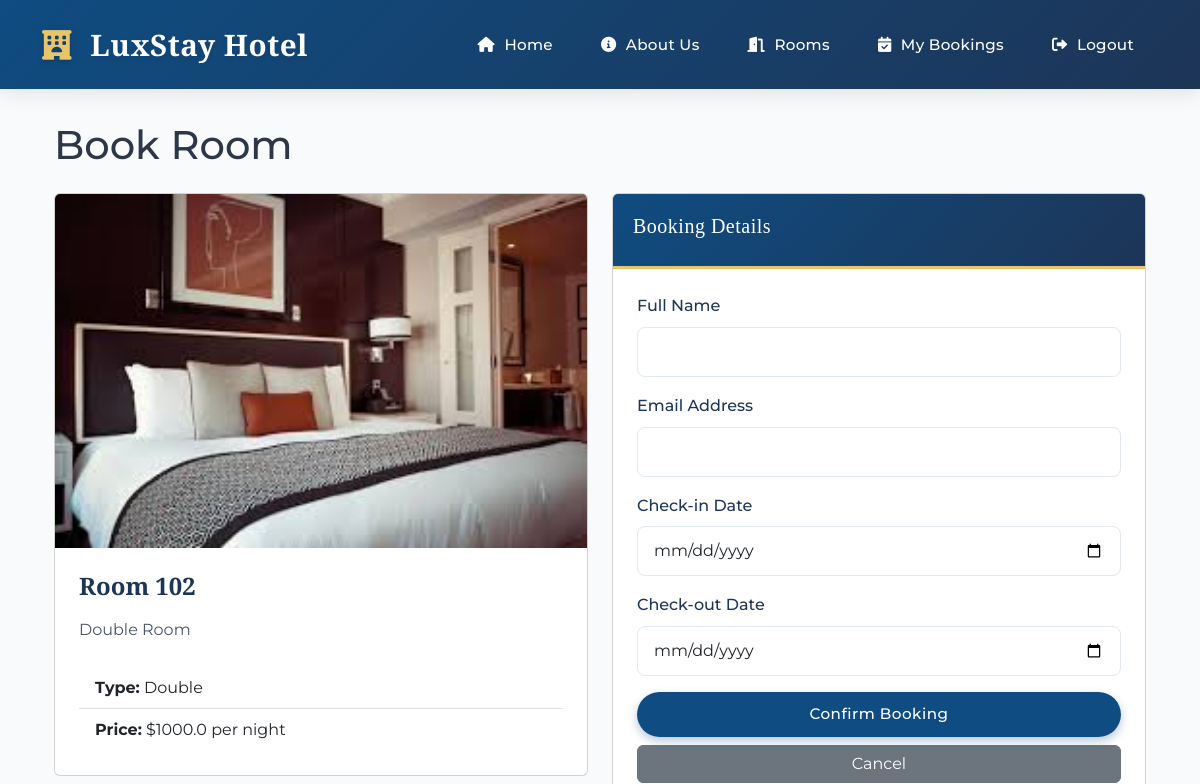
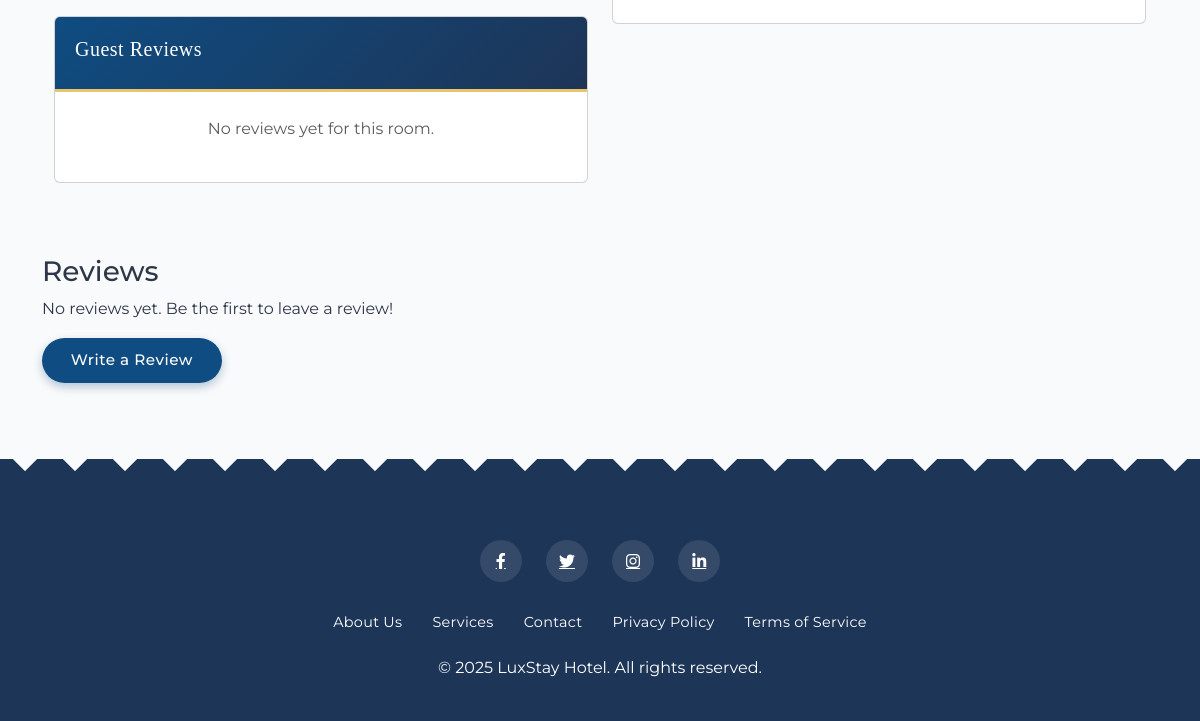
Page /book/2 (signed in) on the earlier database version (2 pictures, top to bottom).
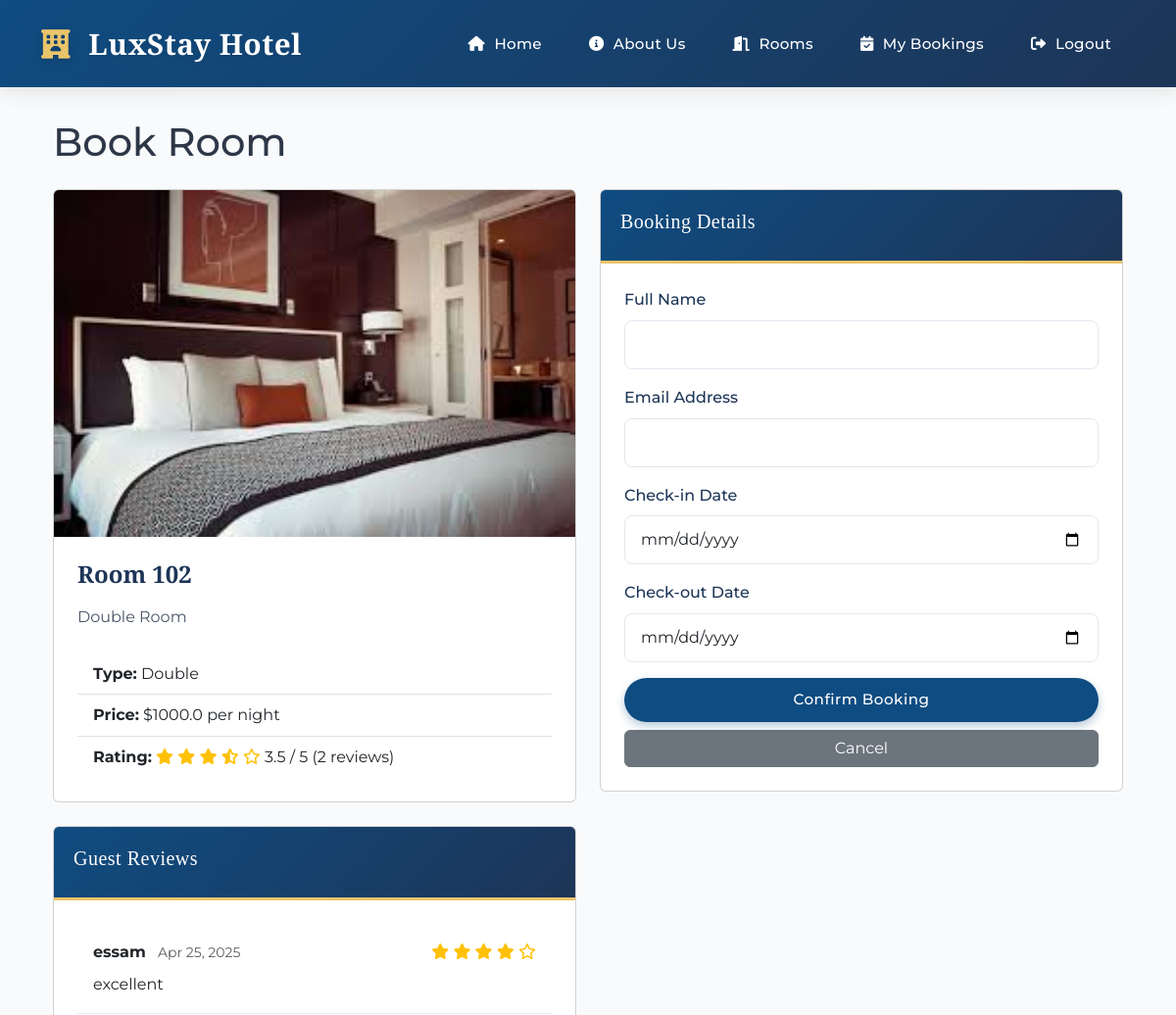
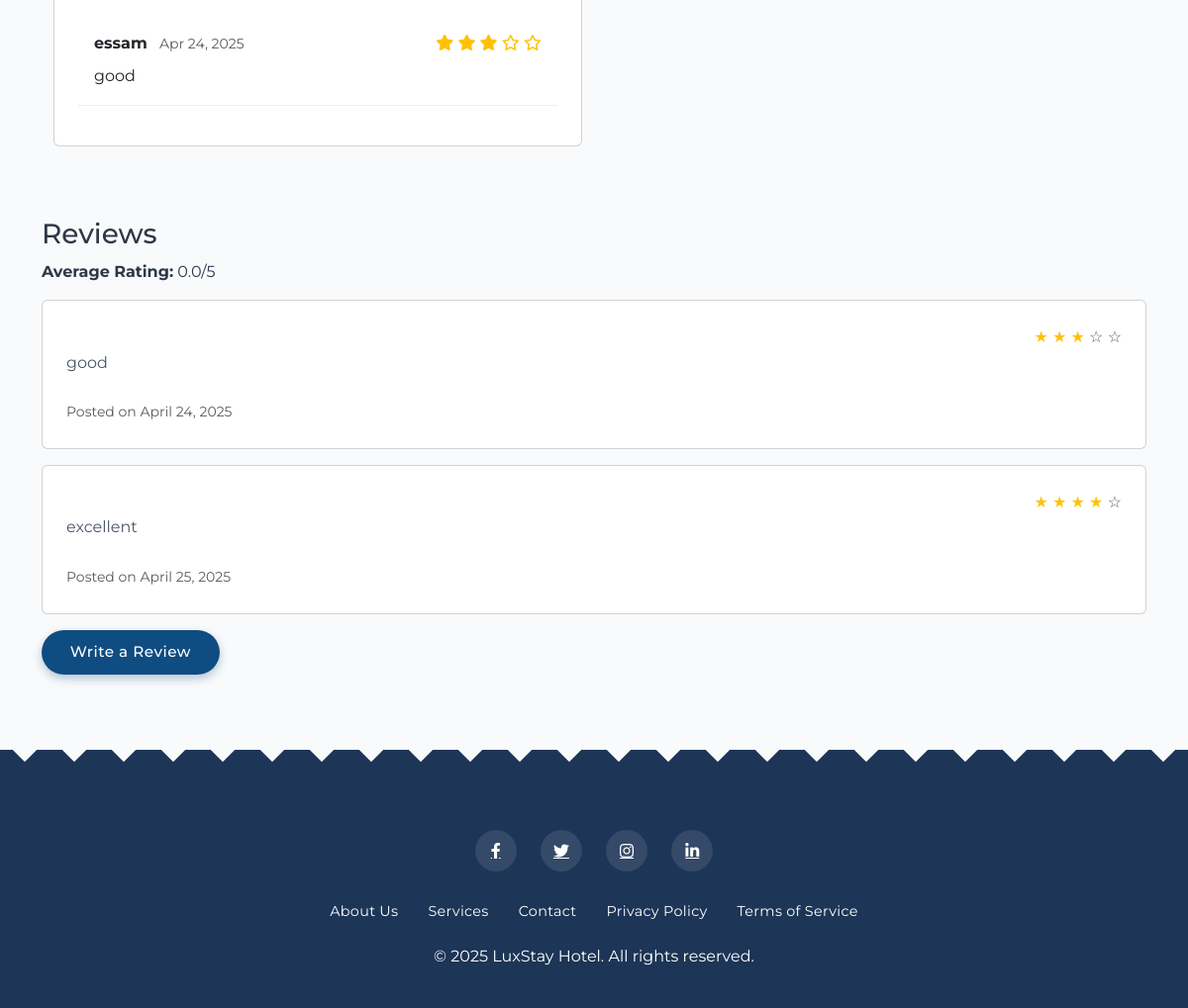
Same page on the later database version (2 pictures, top to bottom).
### models.py (models this page shows, shortened)
class Room(db.Model):
    __tablename__ = 'rooms'
    r_id = db.Column(db.Integer, primary_key=True)
    room_no = db.Column(db.String(10), unique=True, nullable=False)
    type = db.Column(db.String(50), nullable=False)
    price = db.Column(db.Float, nullable=False)
    is_available = db.Column(db.Boolean, default=True)
    rating = db.Column(db.Float, default=0.0)
    bookings = db.relationship('Booking', backref='room', lazy=True)
    reviews = db.relationship('Review', backref='room', lazy=True)
    @property
    def average_rating(self):
        reviews = Review.query.filter_by(room_id=self.id).all()
        if not reviews:
            return None
        return sum(review.rating for review in reviews) / len(reviews)

class Review(db.Model):
    __tablename__ = 'reviews'
    id = db.Column(db.Integer, primary_key=True)
    user_id = db.Column(db.Integer, db.ForeignKey('users.id'), nullable=False)
    room_id = db.Column(db.Integer, db.ForeignKey('rooms.r_id'), nullable=False)
    rating = db.Column(db.Integer, nullable=False)
    comment = db.Column(db.Text)
    review_date = db.Column(db.DateTime, default=datetime.utcnow)

class User(db.Model, UserMixin):
    __tablename__ = 'users'
    id = db.Column(db.Integer, primary_key=True)
    name = db.Column(db.String(100), nullable=False)
    email = db.Column(db.String(100), unique=True, nullable=False)
    password = db.Column(db.String(200), nullable=False)
    phone = db.Column(db.String(20))
    role = db.Column(db.String(20), default='customer')
    bookings = db.relationship('Booking', backref='user', lazy=True)
    reviews = db.relationship('Review', backref='user', lazy=True)

### routes.py (the view, shortened to what this page needs)
@app.route('/book/<int:room_id>', methods=['GET', 'POST'])
@login_required
def book_room(room_id):
    room = Room.query.get_or_404(room_id)
    form = BookingForm()
    reviews = Review.query.filter_by(room_id=room_id).order_by(Review.review_date.desc()).all()
    total_rating = sum(review.rating for review in reviews) if reviews else 0
    avg_rating = total_rating / len(reviews) if reviews else 0
    return render_template('book.html', room=room, form=form, reviews=reviews, avg_rating=avg_rating)

### templates/book.html (shortened to what this page needs)
{% extends "base.html" %}
{% block content %}
<div class="container">
    <h1 class="mb-4">Book Room</h1>
    <div class="row">
        <div class="col-md-6">
            <div class="card mb-4">
                <img src="{{ url_for('static', filename='images/room-' + room.r_id|string + '.jpg') }}"
                     class="card-img-top" alt="Room {{ room.room_no }}"
                     onerror="this.src='{{ url_for('static', filename='images/room1.jpeg') }}'">
                <div class="card-body">
                    <h5 class="card-title">Room {{ room.room_no }}</h5>
                    <p class="card-text">{{ room.type }} Room</p>
                    <ul class="list-group list-group-flush">
                        <li class="list-group-item"><strong>Type:</strong> {{ room.type }}</li>
                        <li class="list-group-item"><strong>Price:</strong> ${{ room.price }} per night</li>
                        {% if avg_rating > 0 %}
                        <li class="list-group-item">
                            <strong>Rating:</strong>
                            <span class="rating-display">
                                {% for i in range(5) %}
                                    {% if i < avg_rating|int %}
                                        <i class="fas fa-star text-warning"></i>
                                    {% elif i < avg_rating|round(0, 'ceil') and (avg_rating - i) >= 0.5 %}
                                        <i class="fas fa-star-half-alt text-warning"></i>
                                    {% else %}
                                        <i class="far fa-star text-warning"></i>
                                    {% endif %}
                                {% endfor %}
                                {{ avg_rating|round(1) }} / 5 ({{ reviews|length }} reviews)
                            </span>
                        </li>
                        {% endif %}
                    </ul>
                </div>
            </div>
            <div class="card mb-4">
                <div class="card-header">
                    <h5>Guest Reviews</h5>
                </div>
                <div class="card-body">
                    {% if reviews %}
                        <div class="reviews-container">
                            {% for review in reviews %}
                                <div class="review-item mb-3 p-3 {% if loop.index > 3 %}d-none more-reviews{% endif %}" style="border-bottom: 1px solid #eee;">
                                    <div class="d-flex justify-content-between align-items-center mb-2">
                                        <div>
                                            <strong>{{ review.user.name }}</strong>
                                            <span class="text-muted small ms-2">{{ review.review_date.strftime('%b %d, %Y') }}</span>
                                        </div>
                                        <div class="rating-display">
                                            {% for i in range(5) %}
                                                {% if i < review.rating %}
                                                    <i class="fas fa-star text-warning"></i>
                                                {% else %}
                                                    <i class="far fa-star text-warning"></i>
                                                {% endif %}
                                            {% endfor %}
                                        </div>
                                    </div>
                                    <p class="mb-0">{{ review.comment }}</p>
                                </div>
                            {% endfor %}
                        </div>
                    {% else %}
                        <p class="text-center text-muted">No reviews yet for this room.</p>
                    {% endif %}
                </div>
            </div>
        </div>
        <div class="col-md-6">
            <div class="card">
                <div class="card-header">
                    <h5>Booking Details</h5>
                </div>
                <div class="card-body">
                    <form method="POST">
                        <div class="mb-3">
                            <label for="name" class="form-label">Full Name</label>
                            {{ form.name(class="form-control", id="name") }}
                        </div>
                        <div class="mb-3">
                            <label for="email" class="form-label">Email Address</label>
                            {{ form.email(class="form-control", id="email") }}
                        </div>
                        <div class="mb-3">
                            <label for="check_in" class="form-label">Check-in Date</label>
                            {{ form.check_in(class="form-control", id="check_in") }}
                        </div>
                        <div class="mb-3">
                            <label for="check_out" class="form-label">Check-out Date</label>
                            {{ form.check_out(class="form-control", id="check_out") }}
                        </div>
                        <div class="d-grid gap-2">
                            <button type="submit" class="btn btn-primary">Confirm Booking</button>
                            <a href="{{ url_for('rooms') }}" class="btn btn-secondary">Cancel</a>
                        </div>
                    </form>
                </div>
            </div>
        </div>
    </div>
</div>
<div class="reviews mt-5">
    <h3>Reviews</h3>
    {% if room.reviews %}
        <div class="average-rating mb-3">
            <strong>Average Rating:</strong> {{ "%.1f"|format(room.average_rating|default(0)) }}/5
        </div>
        {% for review in room.reviews %}
            <div class="card mb-3">
                <div class="card-body">
                    <div class="d-flex justify-content-between">
                        <div class="rating">
                            {% for i in range(5) %}
                                {% if i < review.rating %}
                                    <span class="text-warning">★</span>
                                {% else %}
                                    <span class="text-muted">☆</span>
                                {% endif %}
                            {% endfor %}
                        </div>
                    </div>
                    <p class="card-text">{{ review.comment }}</p>
                    <small class="text-muted">Posted on {{ review.review_date.strftime('%B %d, %Y') }}</small>
                </div>
            </div>
        {% endfor %}
    {% else %}
        <p>No reviews yet. Be the first to leave a review!</p>
    {% endif %}
    <a href="{{ url_for('add_review', room_id=room.r_id) }}" class="btn btn-primary">Write a Review</a>
</div>
{% endblock %}

### templates/base.html (shortened to what this page needs)
<!DOCTYPE html>
<html lang="en">
<head>
    <link href="https://cdn.jsdelivr.net/npm/bootstrap@5.3.0/dist/css/bootstrap.min.css" rel="stylesheet">
    <link href="https://cdnjs.cloudflare.com/ajax/libs/font-awesome/6.0.0/css/all.min.css" rel="stylesheet">
    <link href="https://cdnjs.cloudflare.com/ajax/libs/aos/2.3.4/aos.css" rel="stylesheet">
</head>
<body>
    <nav class="navbar navbar-expand-lg navbar-dark">
        <div class="container">
            <a class="navbar-brand" href="{{ url_for('home') }}">
                <i class="fas fa-hotel"></i> LuxStay Hotel
            </a>
            <div class="collapse navbar-collapse" id="navbarNav">
                <ul class="navbar-nav ms-auto">
                    {% if current_user.is_authenticated %}
                        <li class="nav-item">
                            <a class="nav-link" href="{{ url_for('home') }}">
                                <i class="fas fa-home"></i> Home
                            </a>
                        </li>
                        <li class="nav-item">
                            <a class="nav-link" href="{{ url_for('about') }}">
                                <i class="fas fa-info-circle"></i> About Us
                            </a>
                        </li>
                        <li class="nav-item">
                            <a class="nav-link" href="{{ url_for('rooms') }}">
                                <i class="fas fa-door-open"></i> Rooms
                            </a>
                        </li>
                        <li class="nav-item">
                            <a class="nav-link" href="{{ url_for('my_bookings') }}">
                                <i class="fas fa-calendar-check"></i> My Bookings
                            </a>
                        </li>
                        <li class="nav-item">
                            <a class="nav-link" href="{{ url_for('logout') }}">
                                <i class="fas fa-sign-out-alt"></i> Logout
                            </a>
                        </li>
                    {% endif %}
                </ul>
            </div>
        </div>
    </nav>
    <div class="container my-4 fade-in">
        {% block content %}{% endblock %}
    </div>
    <footer class="hotel-footer">
        <div class="container text-center">
            <div class="social-icons mb-4">
                <a href="#"><i class="fab fa-facebook-f"></i></a>
                <a href="#"><i class="fab fa-twitter"></i></a>
                <a href="#"><i class="fab fa-instagram"></i></a>
                <a href="#"><i class="fab fa-linkedin-in"></i></a>
            </div>
            <div class="footer-links mb-3">
                <a href="#">About Us</a>
                <a href="#">Services</a>
                <a href="#">Contact</a>
                <a href="#">Privacy Policy</a>
                <a href="#">Terms of Service</a>
            </div>
            <p class="mb-0">&copy; 2025 LuxStay Hotel. All rights reserved.</p>
        </div>
    </footer>
</body>
</html>

Differences in the rows shown:
added Review: user.name "essam", review_date "Apr 25, 2025", rating 4 (drawn), comment "excellent", review_date "April 25, 2025"
added Review: user.name "essam", review_date "Apr 24, 2025", rating 3 (drawn), comment "good", review_date "April 24, 2025"
Other differences:
{{ avg_rating|round(1) }}: (not shown) → "3.5"
{{ reviews|length }}: (not shown) → "2"
{{ "%.1f"|format(room.average_rating|default(0)) }}: (not shown) → "0.0"
text no longer shown: "No reviews yet for this room. No reviews yet. Be the first to leave a review!"
text now shown: "Rating: / 5 ( reviews) Average Rating: /5"
